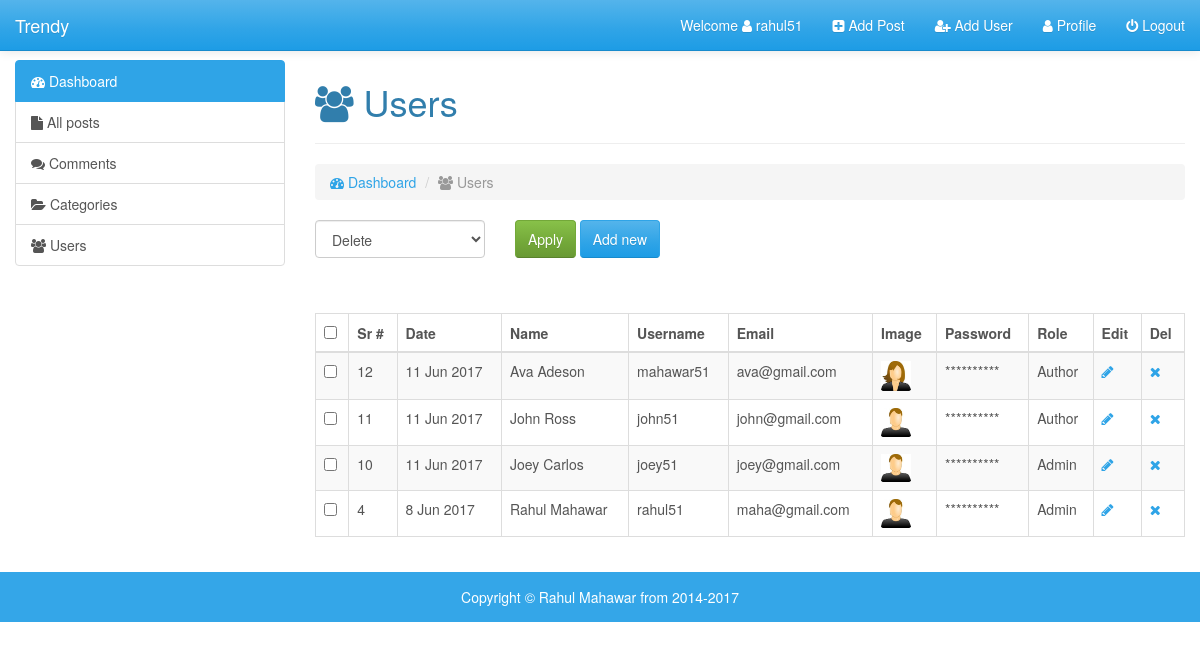
Page /admin/user.php (signed in) on the committed database.
### tables this page shows
CREATE TABLE `user` (
  `id` int(11) NOT NULL,
  `date` int(11) NOT NULL,
  `first_name` varchar(255) NOT NULL,
  `last_name` varchar(255) NOT NULL,
  `username` varchar(255) NOT NULL,
  `email` varchar(255) NOT NULL,
  `image` varchar(255) NOT NULL,
  `password` varchar(255) NOT NULL,
  `role` varchar(255) NOT NULL,
  `details` text NOT NULL,
  `salt` varchar(255) NOT NULL DEFAULT '$2y$10$quickbrownfoxjumpsover'
);

### admin/user.php (the view, shortened to what this page needs)
<?php
require_once('inc/top.php'); ?>
  </head>
  <body>
   <div class="wrapper">
       <?php require_once('inc/nav.php');
       ?>
        <div class="container-fluid">
            <div class="row">
                <div class="col-md-3">
                    <?php require_once('inc/sidebar.php'); ?>
                </div>
                <div class="col-md-9">
                    <h1><i class="fa fa-users" aria-hidden="true"></i> Users</h1><hr>
                    <ol class="breadcrumb">
                        <li><a href="index.php"><i class="fa fa-tachometer" aria-hidden="true"></i> Dashboard</a></li>
                        <li class="active"><i class="fa fa-users" aria-hidden="true"></i> Users</li>
                    </ol>
                    <?php
                    $query="select * from user order by id desc";
                    $run=mysqli_query($conn, $query);
                    if(mysqli_num_rows($run)){
                    ?>
                    <form action="" method="post">
                    <div class="row">
                        <div class="col-xs-12 col-lg-8">
                            <div class="row">
                                <div class="col-xs-8 col-lg-4">
                                   <div class="form-group">
                                       <select name="bulk-options" id="" class="form-control">
                                            <option value="delete">Delete</option>
                                        </select>
                                   </div>
                                </div>
                                <div class="col-xs-4 col-lg-8">
                                    <input type="submit" value="Apply" class="btn btn-success">
                                    <a href="add-user.php" class="btn btn-primary">Add new</a>
                                </div>
                            </div>
                        </div>
                    </div><br><br>
                    <table class="table table-bordered table-striped table-hover">
                        <thead>
                            <tr>
                                <th><input id="selectallboxes" onClick="selectall(this)" type="checkbox"></th>
                                <th>Sr #</th>
                                <th>Date</th>
                                <th>Name</th>
                                <th>Username</th>
                                <th>Email</th>
                                <th>Image</th>
                                <th>Password</th>
                                <th>Role</th>
                                <th>Edit</th>
                                <th>Del</th>
                            </tr>
                        </thead>
                        <tbody>
                           <?php
                            while($row=mysqli_fetch_row($run)){
                                $id=$row[0];
                                $date=getdate($row[1]);
                                $day=$date['mday'];
                                $month=substr($date['month'],0,3);
                                $year=$date['year'];
                                $fname=ucfirst($row[2]);
                                $lname=ucfirst($row[3]);
                                $uname=$row[4];
                                $email=$row[5];
                                $image=$row[6];
                                $role=$row[8];
                            ?>
                                <tr>
                                    <td><input id="checkboxes" class="chk" name="checkboxes[]" value="<?php echo $id;?>" type="checkbox"></td>
                                    <td><?php echo $id;?></td>
                                    <td><?php echo "$day $month $year";?></td>
                                    <td><?php echo "$fname $lname";?></td>
                                    <td><?php echo $uname;?></td>
                                    <td><?php echo $email;?></td>
                                    <td><img src="img/<?php echo $image;?>" width="30px" alt=""></td>
                                    <td>**********</td>
                                    <td><?php echo ucfirst($role);?></td>
                                    <td><a href="edit-user.php?edit=<?php echo $id;?>"><i class="fa fa-pencil"></i></a></td>
                                    <td><a href="user.php?del=<?php echo $id;?>"><i class="fa fa-times"></i></a></td>
                                </tr>
                            <?php } ; ?>
                        </tbody>
                    </table>
                    </form>
                    <?php } ; ?>
                </div>
            </div>
        </div>
        <?php require_once('inc/footer.php'); ?>
        </div>
  </body>
</html>

### admin/css/style.css (style rules this page uses)
html,body { height: 100%; }
body { padding-top: 60px; }

### rows in the picture
user: id "12", date "11", date "Jun", date "2017", first_name "Ava", last_name "Adeson", username "mahawar51", email "ava@gmail.com", image (picture), role "Author"
user: id "11", date "11", date "Jun", date "2017", first_name "John", last_name "Ross", username "john51", email "john@gmail.com", image (picture), role "Author"
user: id "10", date "11", date "Jun", date "2017", first_name "Joey", last_name "Carlos", username "joey51", email "joey@gmail.com", image (picture), role "Admin"
user: id "4", date "8", date "Jun", date "2017", first_name "Rahul", last_name "Mahawar", username "rahul51", email "maha@gmail.com", image (picture), role "Admin"

### other values in the picture
$session_usrname1 "rahul51"
